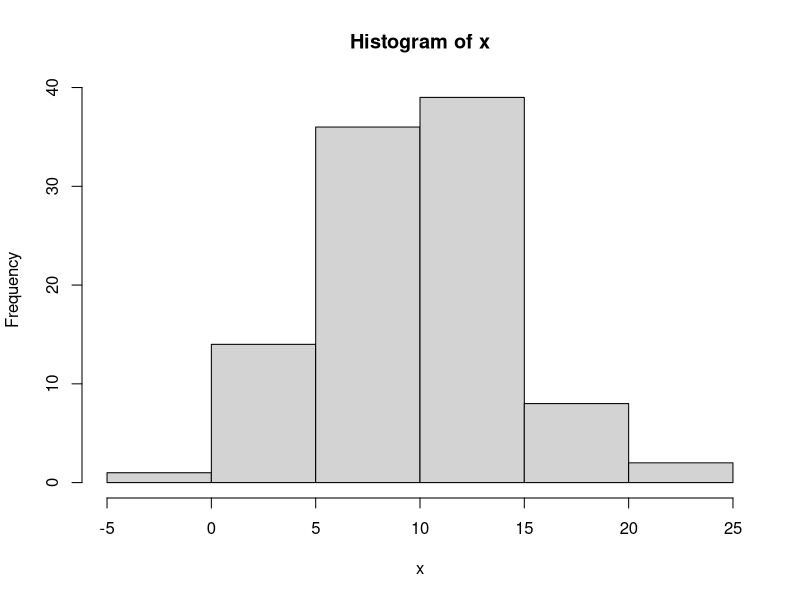
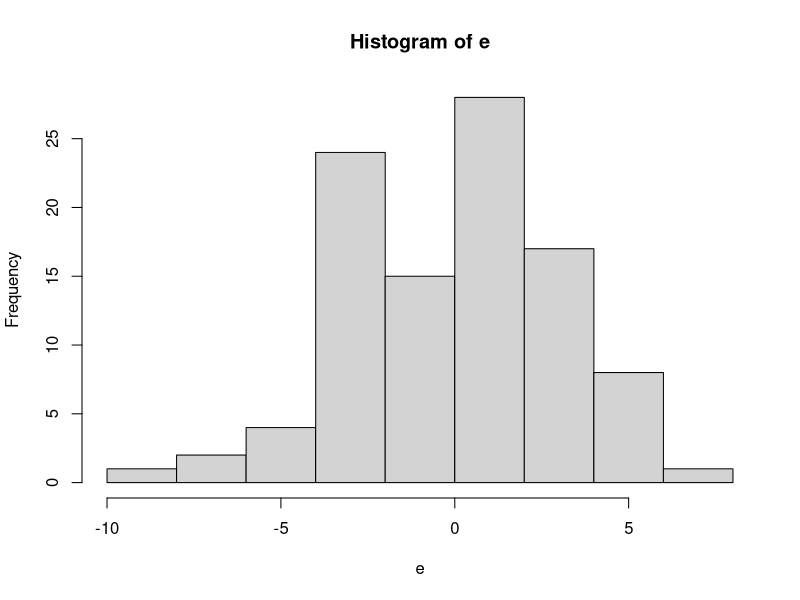
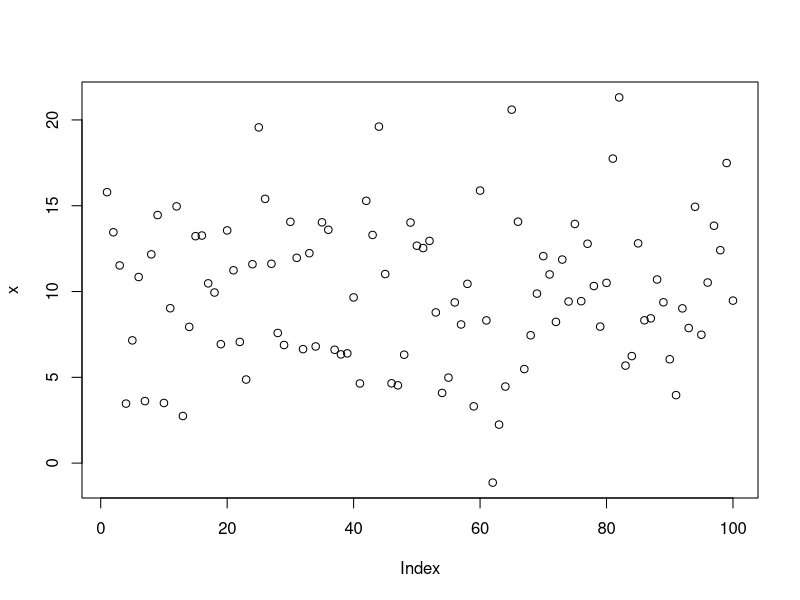
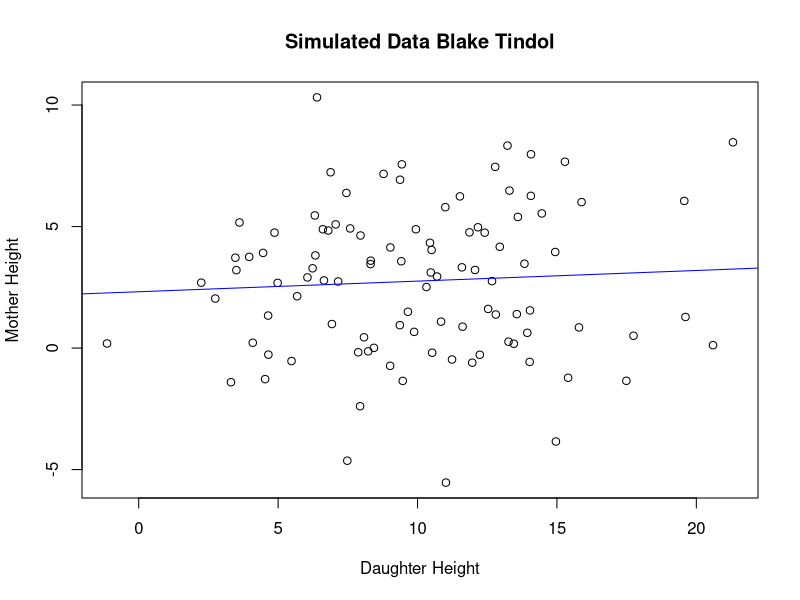

Generate these figures, in order, with R:
# Random data simulation variables
n=100;sd=3;sd2 =5

#Actual random simulation
x =rnorm(n, 10, sd2)
e =rnorm(n, 0, sd)


# Visualizing xi
hist(x)
#mean of xi
mean(x)
# sd of xi
sd(x) 


# visualizing ei
hist(e)
# mean of ei
mean(e)
#sd of ei
sd(e) 

plot(x)

df <- data.frame(x,e)

# estimation of yi for each value of x
df$yi <- 2+.1*x + e

plot(df$x,df$yi,ylab = "Mother Height",xlab = "Daughter Height",main = "Simulated Data Blake Tindol")
abline(lm(df$y ~ df$x, data = df), col = "blue")
